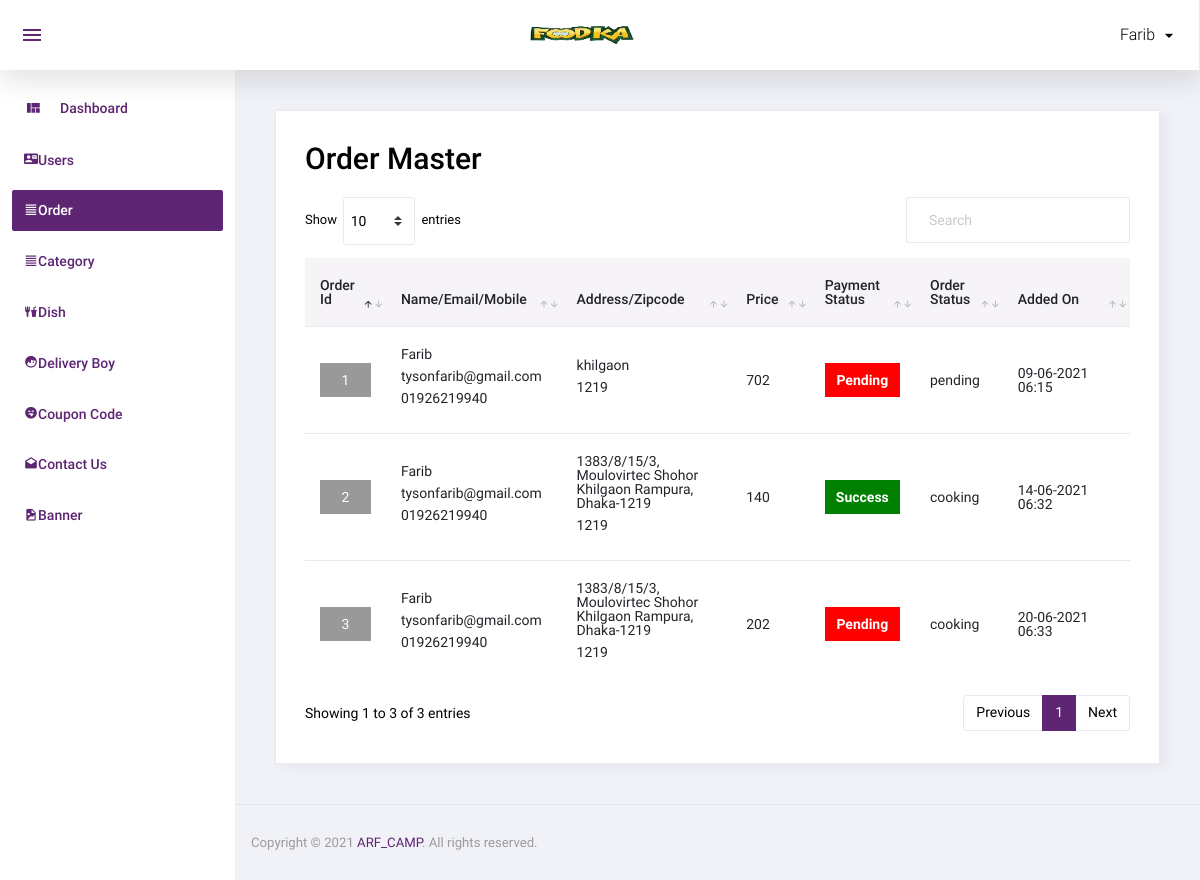
/admin/order.php (signed in), run on an earlier commit of the app's database.
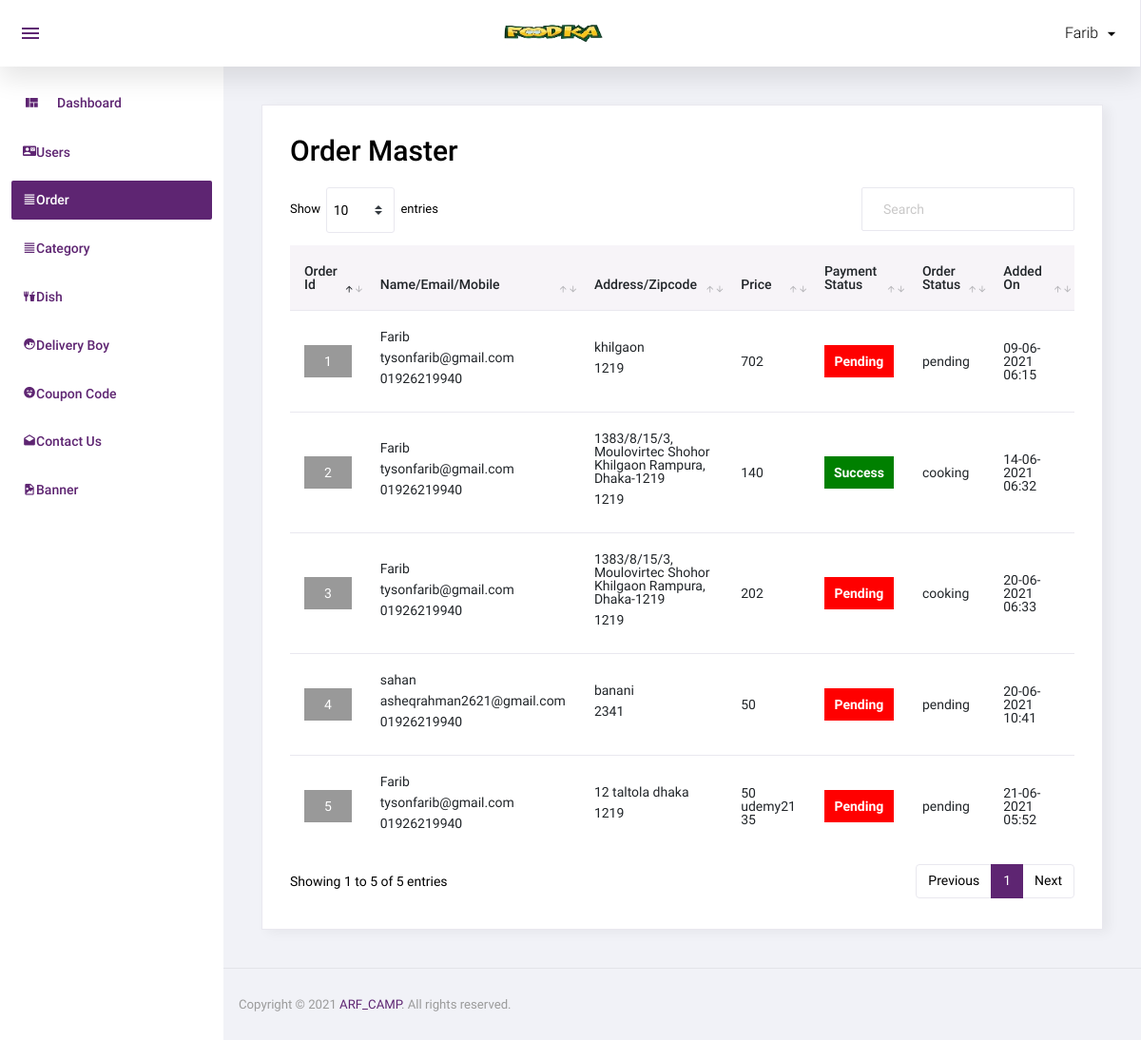
And on a later commit of the database.
### tables this page shows
CREATE TABLE `order_master` (
  `id` int(11) NOT NULL,
  `user_id` int(11) NOT NULL,
  `name` varchar(50) NOT NULL,
  `email` varchar(50) NOT NULL,
  `mobile` varchar(50) NOT NULL,
  `address` text NOT NULL,
  `total_price` float NOT NULL,
  `coupon_code` varchar(20) NOT NULL,
  `final_price` float NOT NULL,
  `zipcode` varchar(10) NOT NULL,
  `delivery_boy_id` int(11) NOT NULL,
  `payment_status` varchar(20) NOT NULL,
  `order_status` int(11) NOT NULL,
  `added_on` datetime NOT NULL
);

CREATE TABLE `order_status` (
  `id` int(11) NOT NULL,
  `order_status` varchar(50) NOT NULL
);

### admin/order.php (the view, shortened to what this page needs)
<?php
include('top.php');
$sql="select order_master.*,order_status.order_status as order_status_str from order_master,order_status where order_master.order_status=order_status.id order by order_master.id desc";
$res=mysqli_query($con,$sql);
?>
  <div class="card">
            <div class="card-body">
              <h1 class="grid_title">Order Master</h1>
			  <div class="row grid_box">
                <div class="col-12">
                  <div class="table-responsive">
                    <table id="order-listing" class="table">
                      <thead>
                        <tr>
                            <th width="5%">Order Id</th>
                            <th width="20%">Name/Email/Mobile</th>
							<th width="20%">Address/Zipcode</th>
							<th width="5%">Price</th>
							<th width="10%">Payment Status</th>
							<th width="10%">Order Status</th>
                            <th width="15%">Added On</th>
                        </tr>
                      </thead>
                      <tbody>
                        <?php if(mysqli_num_rows($res)>0){
						while($row=mysqli_fetch_assoc($res)){
						?>
						<tr>
                            <td>
								<div class="div_order_id">
									<a href="order_detail.php?id=<?php echo $row['id']?>"><?php echo $row['id']?></a>
								</div>
							</td>
                            <td>
								<p><?php echo $row['name']?></p>
								<p><?php echo $row['email']?></p>
								<p><?php echo $row['mobile']?></p>
							<td>
								<p><?php echo $row['address']?></p>
								<p><?php echo $row['zipcode']?></p>
							</td>
							<td style="font-size:14px;"><?php echo $row['total_price']?><br/>
								<?php
								if($row['coupon_code']!=''){
								?>
								<?php echo $row['coupon_code']?><br/>
								<?php echo $row['final_price']?>
								<?php } ?>
							</td>
							<td>
								<div class="payment_status payment_status_<?php echo $row['payment_status']?>"><?php echo ucfirst($row['payment_status'])?></div>
							</td>
							<td><?php echo $row['order_status_str']?></td>
							<td>
							<?php
							$dateStr=strtotime($row['added_on']);
							echo date('d-m-Y h:s',$dateStr);
							?>
							</td>
                        </tr>
                        <?php
						} } else { ?>
						<tr>
							<td colspan="5">No data found</td>
						</tr>
						<?php } ?>
                      </tbody>
                    </table>
                  </div>
				</div>
              </div>
            </div>
          </div>
<?php include('footer.php');?>

### admin/top.php (shortened to what this page needs)
<!DOCTYPE html>
<html lang="en">
<head>
  <link rel="stylesheet" href="assets/css/materialdesignicons.min.css">
  <link rel="stylesheet" href="assets/css/vendor.bundle.base.css">
   <link rel="stylesheet" href="assets/css/dataTables.bootstrap4.css">
  <link rel="stylesheet" href="assets/css/bootstrap-datepicker.min.css">
  <link rel="stylesheet" href="assets/css/style.css">
</head>
<body class="sidebar-light">
  <div class="container-scroller">
    <nav class="navbar col-lg-12 col-12 p-0 fixed-top d-flex flex-row">
      <div class="navbar-menu-wrapper d-flex align-items-stretch justify-content-between">
        <ul class="navbar-nav mr-lg-2 d-none d-lg-flex">
          <li class="nav-item nav-toggler-item">
            <button class="navbar-toggler align-self-center" type="button" data-toggle="minimize">
              <span class="mdi mdi-menu"></span>
            </button>
          </li>
        </ul>
        <div class="text-center navbar-brand-wrapper d-flex align-items-center justify-content-center">
          <a class="navbar-brand brand-logo" href="index.php"><img src="assets/images/foodka200_90.jpg" alt="logo"/></a>
        </div>
        <ul class="navbar-nav navbar-nav-right">
          <li class="nav-item nav-profile dropdown">
            <a class="nav-link dropdown-toggle" href="#" data-toggle="dropdown" id="profileDropdown">
              <span class="nav-profile-name"><?php echo $_SESSION['ADMIN_USER'] ?></span>
            </a>
          </li>
        </ul>
      </div>
    </nav>
    <div class="container-fluid page-body-wrapper">
      <nav class="sidebar sidebar-offcanvas" id="sidebar">
        <ul class="nav">
          <li class="nav-item">
            <a class="nav-link" href="index.php">
              <i class="mdi mdi-view-quilt menu-icon"></i>
              <span class="menu-title"> Dashboard</span>
            </a>
          </li>
          <li class="nav-item">
            <a class="nav-link" href="user.php">
              <i class="mdi mdi-contact-mail"></i>
              <span class="menu-title"> Users</span>
            </a>
          </li>
<li class="nav-item">
            <a class="nav-link" href="order.php">
              <i class="mdi mdi-format-align-justify"></i>
              <span class="menu-title">Order</span>
            </a>
          </li>
  <li class="nav-item">
            <a class="nav-link" href="category.php">
              <i class="mdi mdi-format-align-justify"></i>
              <span class="menu-title"> Category</span>
            </a>
          </li>
 <li class="nav-item">
            <a class="nav-link" href="dish.php">
              <i class="mdi mdi-food-fork-drink"></i>
              <span class="menu-title"> Dish</span>
            </a>
          </li>
      <li class="nav-item">
            <a class="nav-link" href="delivery_boy.php">
              <i class="mdi mdi-face-profile"></i>
              <span class="menu-title"> Delivery Boy</span>
            </a>
          </li>
       <li class="nav-item">
            <a class="nav-link" href="coupon_code.php">
              <i class="mdi mdi-emoticon-tongue"></i>
              <span class="menu-title"> Coupon Code</span>
            </a>
          </li>
          <li class="nav-item">
            <a class="nav-link" href="contact_us.php">
              <i class="mdi mdi-email-open"></i>
              <span class="menu-title"> Contact Us</span>
            </a>
          </li>
          <li class="nav-item">
            <a class="nav-link" href="banner.php">
              <i class="mdi mdi-file-image"></i>
              <span class="menu-title"> Banner</span>
            </a>
          </li>
        </ul>
      </nav>
      <div class="main-panel">
        <div class="content-wrapper">

### admin/footer.php (shortened to what this page needs)
        </div>
        <footer class="footer">
          <div class="d-sm-flex justify-content-center justify-content-sm-between">
            <span class="text-muted text-center text-sm-left d-block d-sm-inline-block">Copyright © <?php echo date('Y') ?><a href="https://arf-camp.github.io/portfolio/" target="_blank"> ARF_CAMP</a>. All rights reserved.</span>
          </div>
        </footer>
      </div>
    </div>
  </div>
</body>
</html>

What changed in the data, as far as the page shows it:
added order_master: id "5", name "Farib", email "tysonfarib@gmail.com", mobile "01926219940", address "12 taltola dhaka", zipcode "1219", total_price "50", coupon_code "udemy21", final_price "35", payment_status "Pending", order_status.order_status "pending", added_on "21-06-2021 05:52"
added order_master: id "4", name "sahan", email "asheqrahman2621@gmail.com", mobile "01926219940", address "banani", zipcode "2341", total_price "50", payment_status "Pending", order_status.order_status "pending", added_on "20-06-2021 10:41"
Also different on the page:
text written by a page script: "Show entries Showing 1 to 3 of 3 entries Previous 1 Next" → "Show entries Showing 1 to 5 of 5 entries Previous 1 Next"
